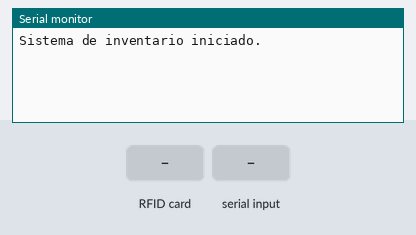
A sketch run on a simulated Arduino Mega 2560, built with avr-gcc and run on an emulated ATmega2560. Shown: the last lines printed to the serial monitor. The inputs (shaded band) are chosen by the test bench.

Above: at 1.2 s.
1.3 s: RFID card 5E 7A 19 C4 held to the reader
At 1.55 s:
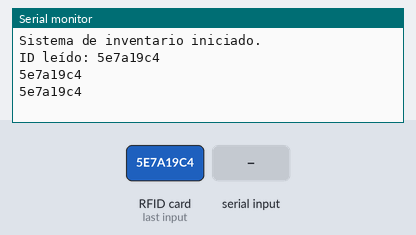
2.8 s: "1" received over Serial
At 4.4 s:
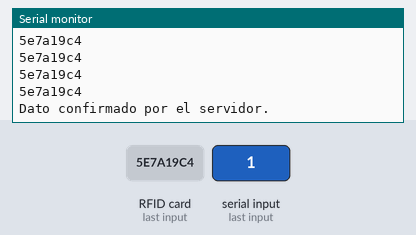

Measured:
- after the input at 1.3 s, the serial monitor: prints a new line at once (image 1)
- after the input at 2.8 s, the serial monitor: prints a new line after 0.11 s (image 2)

The sketch:

Arduino_main.ino
```cpp
#include <SPI.h>
#include <MFRC522.h>
#include "DataQueue.h" // Incluye la implementación de la cola

// Pines del módulo RFID
#define RST_PIN 49
#define SS_PIN 53

MFRC522 mfrc522(SS_PIN, RST_PIN); // Inicializa el lector RFID
DataQueue queue; // Cola para almacenar los IDs leídos

void setup() {
    Serial.begin(9600); // Configura la comunicación serial
    SPI.begin();        // Inicializa el bus SPI
    mfrc522.PCD_Init(); // Inicializa el módulo RFID
    Serial.println("Sistema de inventario iniciado.");
}

void loop() {
    // Detectar una nueva tarjeta RFID
    if (mfrc522.PICC_IsNewCardPresent() && mfrc522.PICC_ReadCardSerial()) {
        // Leer el ID único de la tarjeta
        String id = "";
        for (byte i = 0; i < mfrc522.uid.size; i++) {
            id += String(mfrc522.uid.uidByte[i], HEX);
        }

        // Encolar el ID leído
        queue.enqueue(id);
        Serial.println("ID leído: " + id);
        mfrc522.PICC_HaltA(); // Detener la lectura de la tarjeta
    }

    // Enviar datos al servidor si la cola no está vacía
    if (!queue.isEmpty()) {
        String data = queue.frontData(); // Obtiene el primer dato de la cola
        Serial.println(data);           // Envía el dato al servidor

        delay(100); // Esperar una confirmación del servidor

        // Simular confirmación: El servidor debe enviar '1' si recibe el dato
        if (Serial.available() > 0 && Serial.read() == '1') {
            queue.dequeue(); // Elimina el dato de la cola si se confirma
            Serial.println("Dato confirmado por el servidor.");
        }
    }
}
```

DataQueue.h
```cpp
#ifndef DATAQUEUE_H
#define DATAQUEUE_H

#include <Arduino.h> // Incluye las definiciones específicas de Arduino

struct Node {
    String data; // Almacena el ID como un String
    Node* next;  // Apuntador al siguiente nodo
    Node(const String& d) : data(d), next(nullptr) {}
};

class DataQueue {
private:
    Node* front; // Inicio de la cola
    Node* rear;  // Final de la cola
    int size;    // Tamaño de la cola

public:
    DataQueue() : front(nullptr), rear(nullptr), size(0) {}

    ~DataQueue() {
        while (!isEmpty()) {
            dequeue();
        }
    }

    void enqueue(const String& data) {
        Node* newNode = new Node(data);
        if (isEmpty()) {
            front = rear = newNode;
        } else {
            rear->next = newNode;
            rear = newNode;
        }
        size++;
    }

    void dequeue() {
        if (isEmpty()) return;
        Node* temp = front;
        front = front->next;
        delete temp;
        size--;
        if (front == nullptr) {
            rear = nullptr;
        }
    }

    String frontData() const {
        return isEmpty() ? "" : front->data;
    }

    bool isEmpty() const {
        return size == 0;
    }
};

#endif
```
